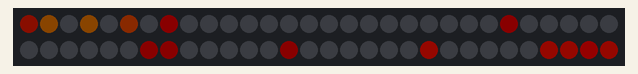
The sketch below on a simulated Arduino Uno, built with avr-gcc and run on an emulated ATmega328P. Shown: 60 RGB LEDs in strip order, left to right, continuing on the next row. Dim RGB values are drawn brighter than linear; random numbers use the default seed unless the sketch sets one.

Above: at 1.57 s.
At 3.1 s:
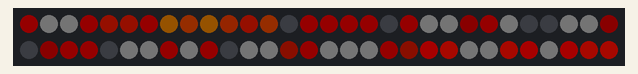
At 7.1 s:
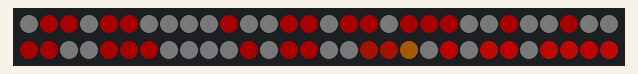
At 11.41 s:
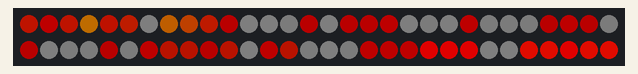
At 19.71 s:
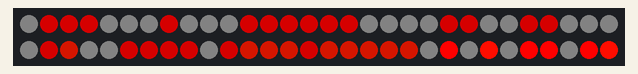
At 36.01 s:
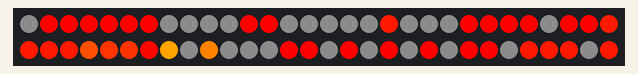

The sketch:

sorcerer-fireball.ino
```cpp
#include <Adafruit_NeoPixel.h>

#ifdef __AVR__
  #include <avr/power.h>
#endif

#define PIN 13
int x;

Adafruit_NeoPixel strip = Adafruit_NeoPixel(60, PIN, NEO_GRB + NEO_KHZ800);

void setup() {
  strip.begin();
  strip.setBrightness(8);
  strip.show(); // Initialize all pixels to 'off'
  x = 0;
  strip.setBrightness(255);
}

void loop() {
  uint16_t i, j, k, l, pulseLength;
  pulseLength = 9;

  while (x < 1)
  {
    for (j = 0; j < 255; j = j + 10)
    {
      for (i = 0; i < 50; i++)
      {
        strip.setPixelColor(i, 0, 0, 0);
        for (k = 1; k < pulseLength; k = k + 2)
        {
          strip.setPixelColor(i, j, (j * .1), 0);
          strip.setPixelColor(i + k, j, (j * .66) * random(100) / 100, 0);
          strip.setPixelColor(random(50), j, 0, 0);
          strip.setPixelColor(random(50), j * .05, j * .05, j * .05);
          for (l = 50; l < 60; l++)
          {
            strip.setPixelColor(l, min(j * 2, 255), j * .1, 0);
            strip.setPixelColor(random(10) + 50, min(j * 2, 255), 0, 0);
            strip.setPixelColor(random(10) + 50, j * .05, j * .05, j * .05);
          }
        }
        strip.show();
        delay(15);
      }
    }
    strip.setBrightness(0);
    strip.show();
    x++;
  }
}

void fireCycle(uint8_t wait) {
  uint16_t i, j;

//  for(j=0; j<256*5; j++) { // 5 cycles of all colors on wheel
//    for(i=0; i< strip.numPixels(); i++) {
//      strip.setPixelColor(i, Wheel(((i * 256 / strip.numPixels()) + j) & 255));
//    }
//    strip.show();
//    delay(wait);
//  }
}

// Input a value 0 to 255 to get a color value.
// The colours are a transition r - g - b - back to r.
//uint32_t Wheel(byte WheelPos) {
//  WheelPos = 255 - WheelPos;
//  if(WheelPos < 85) {
//    return strip.Color(255 - WheelPos * 3, 0, WheelPos * 3);
//  }
//  if(WheelPos < 170) {
//    WheelPos -= 85;
//    return strip.Color(0, WheelPos * 3, 255 - WheelPos * 3);
//  }
//  WheelPos -= 170;
//  return strip.Color(WheelPos * 3, 255 - WheelPos * 3, 0);
//}
```
